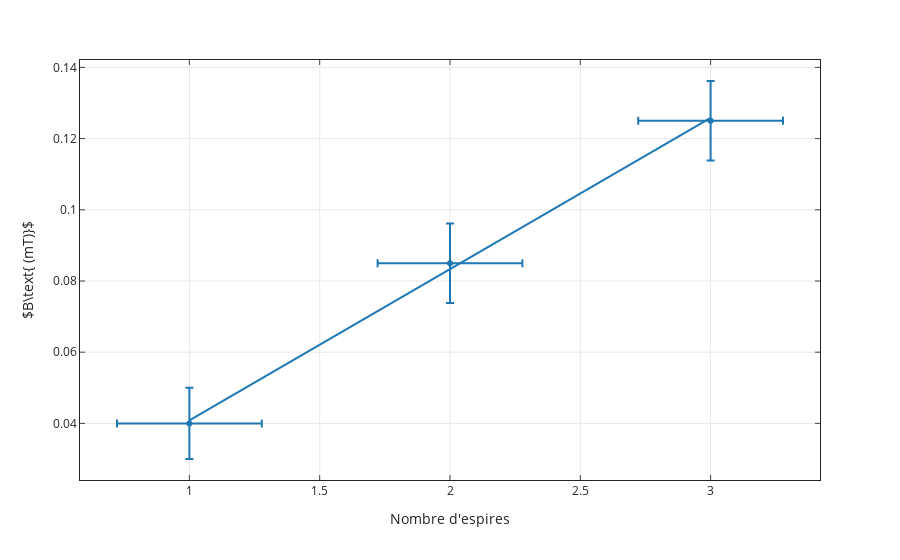

Write notebook code for a chart like this one.
### Code cell
#B en funcio del n de voltes
fig1=px.scatter(x=P2['Voltes'],y=P2['Camp'],template='simple_white',trendline="ols",error_x=P2["Incr"],error_y=P2["IncB"])
#     fig1.show()
   
fig1.update_xaxes(ticks="inside",
                mirror='ticks',showline=True,showgrid=True
                )
fig1.update_yaxes(ticks="inside",
                mirror='ticks',showline=True,showgrid=True

                )
fig1.update_layout(
xaxis_title="Nombre d'espires",
yaxis_title=r'$B\text{ (mT)}$'
)
fig1.write_image("P2.pdf",engine="kaleido")
results = px.get_trendline_results(fig1)
results = results.iloc[0]["px_fit_results"].summary()
print(results)
fit_results = px.get_trendline_results(fig1).px_fit_results.iloc[0]
fig1.show()
m=fit_results.params[1]
um=fit_results.bse[1]
print(m,um)
I=3.98
uI=0.01
mu0=(2*m*0.06)/I
umu=np.sqrt(um**2*(2/I)**2+uI**2*(2*m/I**2)**2)
print(mu0,umu)
P2

### Figure 1 — Plotly figure (JSON) as saved in the notebook; plotly's stock layout.template omitted (floating-point values rounded to 4 significant figures)
{"data": [{"error_x": {"array": [0.2778, 0.2778, 0.2778]}, "error_y": {"array": [0.01, 0.01118, 0.01118]}, "hovertemplate": "x=%{x}<br>y=%{y}<extra></extra>", "legendgroup": "", "marker": {"color": "#1F77B4", "symbol": "circle"}, "mode": "markers", "name": "", "orientation": "v", "showlegend": false, "type": "scatter", "x": [1, 2, 3], "xaxis": "x", "y": [0.04, 0.085, 0.125], "yaxis": "y"}, {"hovertemplate": "<b>OLS trendline</b><br>y = 0.0425 * x + -0.00166667<br>R<sup>2</sup>=0.998848<br><br>x=%{x}<br>y=%{y} <b>(trend)</b><extra></extra>", "legendgroup": "", "marker": {"color": "#1F77B4", "symbol": "circle"}, "mode": "lines", "name": "", "showlegend": false, "type": "scatter", "x": [1, 2, 3], "xaxis": "x", "y": [0.04083, 0.08333, 0.1258], "yaxis": "y"}], "layout": {"autosize": true, "legend": {"tracegroupgap": 0}, "margin": {"t": 60}, "xaxis": {"anchor": "y", "autorange": true, "domain": [0, 1], "mirror": "ticks", "range": [0.5802, 3.42], "showgrid": true, "showline": true, "ticks": "inside", "title": {"text": "Nombre d'espires"}, "type": "linear"}, "yaxis": {"anchor": "x", "autorange": true, "domain": [0, 1], "mirror": "ticks", "range": [0.0241, 0.1421], "showgrid": true, "showline": true, "ticks": "inside", "title": {"text": "$B\\text{ (mT)}$"}, "type": "linear"}}}
